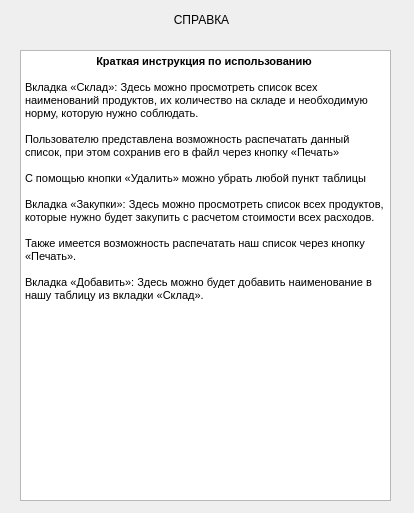
<?xml version="1.0" encoding="UTF-8"?>
<ui version="4.0">
 <class>Dialog</class>
 <widget class="QDialog" name="Dialog">
  <property name="geometry">
   <rect>
    <x>0</x>
    <y>0</y>
    <width>414</width>
    <height>513</height>
   </rect>
  </property>
  <property name="windowTitle">
   <string>Dialog</string>
  </property>
  <widget class="QLabel" name="label">
   <property name="geometry">
    <rect>
     <x>6</x>
     <y>10</y>
     <width>391</width>
     <height>20</height>
    </rect>
   </property>
   <property name="text">
    <string>СПРАВКА</string>
   </property>
   <property name="alignment">
    <set>Qt::AlignCenter</set>
   </property>
  </widget>
  <widget class="QTextBrowser" name="textBrowser">
   <property name="geometry">
    <rect>
     <x>20</x>
     <y>50</y>
     <width>371</width>
     <height>451</height>
    </rect>
   </property>
   <property name="html">
    <string>&lt;!DOCTYPE HTML PUBLIC &quot;-//W3C//DTD HTML 4.0//EN&quot; &quot;http://www.w3.org/TR/REC-html40/strict.dtd&quot;&gt;
&lt;html&gt;&lt;head&gt;&lt;meta name=&quot;qrichtext&quot; content=&quot;1&quot; /&gt;&lt;style type=&quot;text/css&quot;&gt;
p, li { white-space: pre-wrap; }
&lt;/style&gt;&lt;/head&gt;&lt;body style=&quot; font-family:'MS Shell Dlg 2'; font-size:8.25pt; font-weight:400; font-style:normal;&quot;&gt;
&lt;p align=&quot;center&quot; style=&quot; margin-top:0px; margin-bottom:0px; margin-left:0px; margin-right:0px; -qt-block-indent:0; text-indent:0px;&quot;&gt;&lt;span style=&quot; font-size:8pt; font-weight:600;&quot;&gt;Краткая инструкция по использованию &lt;/span&gt;&lt;/p&gt;
&lt;p align=&quot;center&quot; style=&quot;-qt-paragraph-type:empty; margin-top:0px; margin-bottom:0px; margin-left:0px; margin-right:0px; -qt-block-indent:0; text-indent:0px; font-size:8pt; font-weight:600;&quot;&gt;&lt;br /&gt;&lt;/p&gt;
&lt;p style=&quot; margin-top:0px; margin-bottom:0px; margin-left:0px; margin-right:0px; -qt-block-indent:0; text-indent:0px;&quot;&gt;&lt;span style=&quot; font-size:8pt;&quot;&gt;Вкладка «Склад»: Здесь можно просмотреть список всех наименований продуктов, их количество на складе и необходимую норму, которую нужно соблюдать.&lt;/span&gt;&lt;/p&gt;
&lt;p style=&quot;-qt-paragraph-type:empty; margin-top:0px; margin-bottom:0px; margin-left:0px; margin-right:0px; -qt-block-indent:0; text-indent:0px; font-size:8pt;&quot;&gt;&lt;br /&gt;&lt;/p&gt;
&lt;p style=&quot; margin-top:0px; margin-bottom:0px; margin-left:0px; margin-right:0px; -qt-block-indent:0; text-indent:0px;&quot;&gt;&lt;span style=&quot; font-size:8pt;&quot;&gt;Пользователю представлена возможность распечатать данный список, при этом сохранив его в файл через кнопку «Печать»&lt;/span&gt;&lt;/p&gt;
&lt;p style=&quot;-qt-paragraph-type:empty; margin-top:0px; margin-bottom:0px; margin-left:0px; margin-right:0px; -qt-block-indent:0; text-indent:0px; font-size:8pt;&quot;&gt;&lt;br /&gt;&lt;/p&gt;
&lt;p style=&quot; margin-top:0px; margin-bottom:0px; margin-left:0px; margin-right:0px; -qt-block-indent:0; text-indent:0px;&quot;&gt;&lt;span style=&quot; font-size:8pt;&quot;&gt;С помощью кнопки «Удалить» можно убрать любой пункт таблицы &lt;/span&gt;&lt;/p&gt;
&lt;p style=&quot;-qt-paragraph-type:empty; margin-top:0px; margin-bottom:0px; margin-left:0px; margin-right:0px; -qt-block-indent:0; text-indent:0px; font-size:8pt;&quot;&gt;&lt;br /&gt;&lt;/p&gt;
&lt;p style=&quot; margin-top:0px; margin-bottom:0px; margin-left:0px; margin-right:0px; -qt-block-indent:0; text-indent:0px;&quot;&gt;&lt;span style=&quot; font-size:8pt;&quot;&gt;Вкладка «Закупки»: Здесь можно просмотреть список всех продуктов, которые нужно будет закупить с расчетом стоимости всех расходов. &lt;/span&gt;&lt;/p&gt;
&lt;p style=&quot;-qt-paragraph-type:empty; margin-top:0px; margin-bottom:0px; margin-left:0px; margin-right:0px; -qt-block-indent:0; text-indent:0px; font-size:8pt;&quot;&gt;&lt;br /&gt;&lt;/p&gt;
&lt;p style=&quot; margin-top:0px; margin-bottom:0px; margin-left:0px; margin-right:0px; -qt-block-indent:0; text-indent:0px;&quot;&gt;&lt;span style=&quot; font-size:8pt;&quot;&gt;Также имеется возможность распечатать наш список через кнопку «Печать». &lt;/span&gt;&lt;/p&gt;
&lt;p style=&quot;-qt-paragraph-type:empty; margin-top:0px; margin-bottom:0px; margin-left:0px; margin-right:0px; -qt-block-indent:0; text-indent:0px; font-size:8pt;&quot;&gt;&lt;br /&gt;&lt;/p&gt;
&lt;p style=&quot; margin-top:0px; margin-bottom:0px; margin-left:0px; margin-right:0px; -qt-block-indent:0; text-indent:0px;&quot;&gt;&lt;span style=&quot; font-size:8pt;&quot;&gt;Вкладка «Добавить»: Здесь можно будет добавить наименование в нашу таблицу из вкладки «Склад».&lt;/span&gt;&lt;/p&gt;&lt;/body&gt;&lt;/html&gt;</string>
   </property>
   <property name="textInteractionFlags">
    <set>Qt::NoTextInteraction</set>
   </property>
  </widget>
 </widget>
 <resources/>
 <connections/>
</ui>
